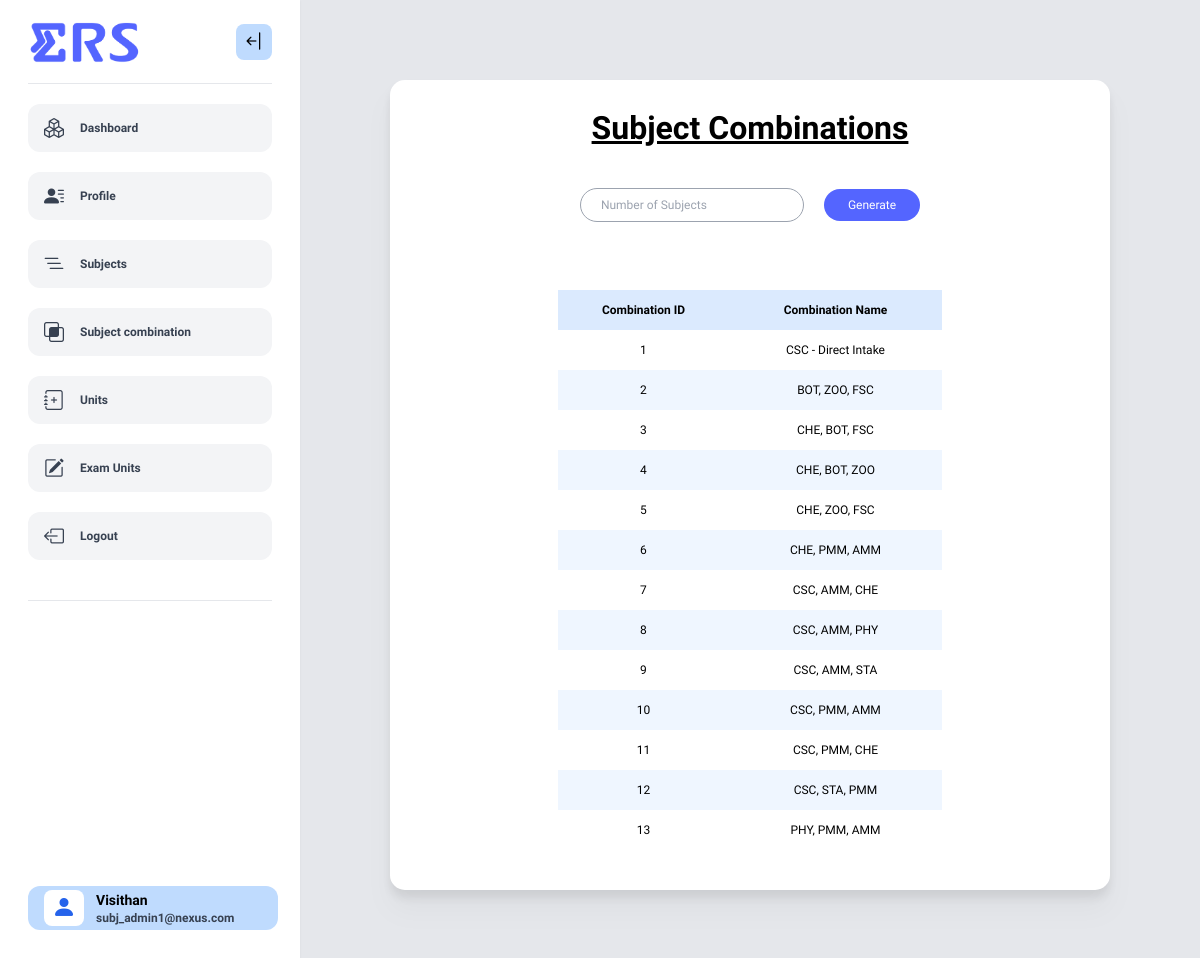
Page /admin/index.php?page=subComb (signed in) on the committed database.
### tables this page shows
CREATE TABLE `combination` (
  `combinationID` int(11) NOT NULL,
  `combinationName` varchar(50) NOT NULL
);

### config/adminName.php (called while the page is built, shortened)
<?php
$get_name = "
    SELECT a.name, ad.title
    FROM admin a
    INNER JOIN admin_details ad
    ON a.email = ad.email
    WHERE ad.email ='".$_SESSION['userid']."'";
$res = mysqli_fetch_assoc(mysqli_query($con, $get_name));
$userprofname = $res['name'];
?>

### admin/subjectAdmin/subject_combination.php (the view, shortened to what this page needs)
<?php
require_once("../config/connect.php");
?>
<div class="flex flex-col items-center justify-around gap-5">
    <h1 class="title">Subject Combinations</h1>
    <div class="form-container">
        <form action="" method="post" id="combinationForm" class="flex flex-col justify-center items-center gap-5 mt-8">
            <div class="w-full flex items-center gap-5">
                <input type="number" id="subjectCount" name="subjectCount" min="1" max="4"
                       placeholder="Number of Subjects" class="w-56 border border-gray-400 rounded-full py-2 px-5 outline-none focus:border-blue-500" required>
                <button type="button" id="generateButton" class="btn fill-btn">Generate</button>
            </div>
        </form>
    </div>
    <table class="w-96 mt-5 text-center">
        <tr class="h-10 bg-blue-100 font-semibold">
            <th>Combination ID</th>
            <th>Combination Name</th>
        </tr>
        <?php
        $getCombinationsQuery = "SELECT * FROM combination";
        $combinations = mysqli_query($con, $getCombinationsQuery);
        while ($combination = mysqli_fetch_assoc($combinations)) {
            echo "<tr class='h-10 odd:bg-blue-50'>";
            echo "<td>" . $combination['combinationID'] . "</td>";
            echo "<td>" . $combination['combinationName'] . "</td>";
            echo "</tr>";
        }
        ?>
    </table>
</div>

### admin/index.php (shortened to what this page needs)
<?php
require_once("../config/connect.php");
require_once("../config/adminName.php");
?>
<!doctype html>
<html lang="en">
<head>
    <script src="https://cdn.tailwindcss.com"></script>
    <link
            rel="stylesheet"
            href="https://cdn.jsdelivr.net/npm/bootstrap-icons@1.7.2/font/bootstrap-icons.css"/>
    <link rel="stylesheet" type="text/css" href="../assets/css/admin.css"/>
</head>
<body class="bg-gray-200 sm:text-xs xl:text-sm 2xl:text-base">
<?php
require_once("navbar.php");
?>
<div id="nextSibling" class="transition-all ml-[300px] h-auto flex items-center justify-center py-20">
    <div class="card drop-shadow-xl">
        <?php
        if ($_SESSION['role'] == "Admin_Student") {
            if (isset($_GET['page'])) {
                if ($_GET['page'] === "stud") {
                    include("studentAdmin/admin_student.php");
                } else if ($_GET['page'] === "viewStud") {
                    if (isset($_POST['regNo']))
                        include("studentAdmin/admin_detail_student.php");
                    else
                        header("Location:index.php?page=stud");
                } else if ($_GET['page'] === "profile") {
                    include("../config/profile.php");
                } else if ($_GET['page'] === "pwdChg") {
                    include("../login/pwd_change.php");
                } else if ($_GET['page'] === "updateProfile") {
                    include("../config/updateProfile.php");
                } else if ($_GET['page'] === "editStud") {
                    if (isset($_POST['regNo']))
                        include("studentAdmin/admin_edit_student.php");
                    else
                        header("Location:index.php?page=stud");
                } else if ($_GET['page'] === "addStud") {
                    include("studentAdmin/add_student.php");
                } else if ($_GET['page'] === "bulk") {
                    include("studentAdmin/bulk_upload.php");
                } else if ($_GET['page'] === "addIndex") {
                    include("studentAdmin/add_index.php");
                } else
                    include("studentAdmin/stud_admin_dashboard.php");
            } else
                include("studentAdmin/stud_admin_dashboard.php");
        } elseif ($_SESSION['role'] == "Admin_Subject")
            if (isset($_GET['page'])) {
                if ($_GET['page'] === "subComb") {
                    include("subjectAdmin/subject_combination.php");
                } else if ($_GET['page'] === "units") {
                    include("subjectAdmin/unit.php");
                } else if ($_GET['page'] === "subj") {
                    include("subjectAdmin/subject.php");
                } else if ($_GET['page'] === "addUnit") {
                    include("subjectAdmin/add_unit.php");
                } else if ($_GET['page'] === "editUnit") {
                    if (isset($_POST['unitId']))
                        include("subjectAdmin/unit_edit.php");
                    else
                        header("Location:index.php?page=units");
                } else if ($_GET['page'] === "profile") {
                    include("../config/profile.php");
                } else if ($_GET['page'] === "pwdChg") {
                    include("../login/pwd_change.php");
                } else if ($_GET['page'] === "updateProfile") {
                    include("../config/updateProfile.php");
                } else if ($_GET['page'] === "asignUnits" && isset($curExam)) {
                    include("subjectAdmin/assignUnits/assignUnits.php");
                } else
                    include("subjectAdmin/subj_admin_dashboard.php");
            } else
                include("subjectAdmin/subj_admin_dashboard.php");
        ?>
    </div>
</div>
</body>
</html>

### admin/navbar.php (shortened to what this page needs)
<nav
        id="navBar"
        class="fixed top-0 bottom-0 lg:left-0 py-5 px-7 w-[300px] bg-white drop-shadow-sm transition-all">
    <div class="flex items-center justify-between">
        <img
                src="../assets/img/logo/ERS_logo.gif"
                alt="Logo"
                class="w-28 transition-all"
                id="nav-logo"/>
        <i
                onclick="toggleNavBar()"
                id="open-close-btn"
                class="bi bi-arrow-bar-left text-xl py-1 px-2 rounded-lg bg-blue-200 text-black cursor-pointer transition-all"></i>
    </div>
    <hr class="bg-gray-700 my-5"/>
    <div class="flex flex-col gap-5" id="navLinks">
        <a
                id="dashboardLink"
                href="../admin"
                class="flex items-center gap-4 w-full bg-gray-100 rounded-xl py-2.5 px-4 cursor-pointer transition-all hover:bg-gray-200 hover:text-black font-semibold text-gray-700">
            <i class="bi bi-boxes text-xl"></i>
            <span class="transition-all">Dashboard</span>
        </a>
        <a
                id="dashboardLink"
                href="index.php?page=profile"
                class="flex items-center gap-4 w-full bg-gray-100 rounded-xl py-2.5 px-4 cursor-pointer transition-all hover:bg-gray-200 hover:text-black font-semibold text-gray-700">
            <i class="bi bi-person-lines-fill text-xl"></i>
            <span class="transition-all">Profile</span>
        </a>
        <?php if ($_SESSION['role'] == "Admin_Subject") { ?>
            <a
                    id="dashboardLink"
                    href="index.php?page=subj"
                    class="flex items-center gap-4 w-full bg-gray-100 rounded-xl py-2.5 px-4 cursor-pointer transition-all hover:bg-gray-200 hover:text-black font-semibold text-gray-700">
                <i class="bi bi-list-nested text-xl"></i>
                <span class="transition-all">Subjects</span>
            </a>
            <a
                    id="dashboardLink"
                    href="index.php?page=subComb"
                    class="flex items-center gap-4 w-full bg-gray-100 rounded-xl py-2.5 px-4 cursor-pointer transition-all hover:bg-gray-200 hover:text-black font-semibold text-gray-700">
                <i class="bi bi-intersect text-xl"></i>
                <span class="transition-all">Subject combination</span>
            </a>
            <a
                    id="dashboardLink"
                    href="index.php?page=units"
                    class="flex items-center gap-4 w-full bg-gray-100 rounded-xl py-2.5 px-4 cursor-pointer transition-all hover:bg-gray-200 hover:text-black font-semibold text-gray-700">
                <i class="bi bi-journal-plus text-xl"></i>
                <span class="transition-all">Units</span>
            </a>
            <?php if (isset($curExam)) { ?>
                <a
                        id="dashboardLink"
                        href="index.php?page=asignUnits"
                        class="flex items-center gap-4 w-full bg-gray-100 rounded-xl py-2.5 px-4 cursor-pointer transition-all hover:bg-gray-200 hover:text-black font-semibold text-gray-700">
                    <i class="bi bi-pencil-square text-xl"></i>
                    <span class="transition-all">Exam Units</span>
                </a>
            <?php } ?>
        <?php } ?>
        <a
                id="dashboardLink"
                href="../logout.php"
                class="flex items-center gap-4 w-full bg-gray-100 rounded-xl py-2.5 px-4 cursor-pointer transition-all hover:bg-gray-200 hover:text-black font-semibold text-gray-700">
            <i class="bi bi-box-arrow-left text-xl"></i>
            <span class="transition-all">Logout</span>
        </a>
    </div>
    <hr class="bg-gray-700 my-10"/>
    <a
            id="profile-sec"
            href="index.php?page=profile"
            class="fixed bottom-10 w-10/12 mx-auto bg-blue-200 rounded-xl flex items-center gap-3 py-1 px-4 cursor-pointer overflow-x-hidden">
        <i
                class="user-icon bi bi-person-fill text-2xl py-0.5 px-2 rounded-lg bg-white text-blue-600"></i>
        <div class="name-email leading-tight">
            <h4 class="text-black font-bold text-sm"><?php echo $userprofname ?></h4>
            <p class="text-xs font-semibold text-gray-700"><?php echo $_SESSION['userid'] ?></p>
        </div>
    </a>
</nav>

### assets/css/admin.css (style rules this page uses)
:root { --primary: #5465ff; --secondary: #bfd7ff; --error: #ff5733; --title: "Kanit"; }
* { margin: 0; padding: 0; box-sizing: border-box; font-family: "Geologica", serif; }
.title { font-family: var(--title); font-weight: bolder; font-size: 2rem; text-decoration: underline; }
.btn { border: none; border-radius: 9999px; padding: 0.5rem 1.5rem; font-weight: 500; cursor: pointer; text-align: center; transition: 0.4s all ease; }
.fill-btn { background-color: var(--primary) !important; color: white; }
.card { background-color: white; border: none; border-radius: 15px; padding: 40px 5px; width: 80%; margin: auto; }

### rows in the picture
combination: combinationID "1", combinationName "CSC - Direct Intake"
combination: combinationID "2", combinationName "BOT, ZOO, FSC"
combination: combinationID "3", combinationName "CHE, BOT, FSC"
combination: combinationID "4", combinationName "CHE, BOT, ZOO"
combination: combinationID "5", combinationName "CHE, ZOO, FSC"
combination: combinationID "6", combinationName "CHE, PMM, AMM"
combination: combinationID "7", combinationName "CSC, AMM, CHE"
combination: combinationID "8", combinationName "CSC, AMM, PHY"
combination: combinationID "9", combinationName "CSC, AMM, STA"
combination: combinationID "10", combinationName "CSC, PMM, AMM"
combination: combinationID "11", combinationName "CSC, PMM, CHE"
combination: combinationID "12", combinationName "CSC, STA, PMM"
combination: combinationID "13", combinationName "PHY, PMM, AMM"

### other values in the picture
$userprofname "Visithan"
$_SESSION['userid'] "subj_admin1@nexus.com"
